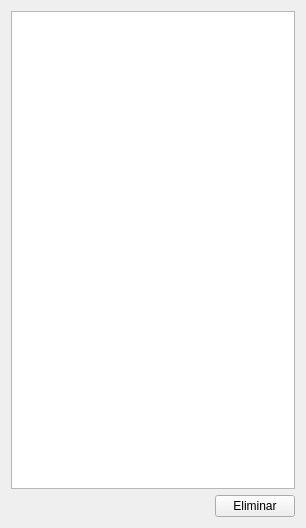
<?xml version="1.0" encoding="UTF-8"?>
<ui version="4.0">
 <class>ExplorarForm</class>
 <widget class="QWidget" name="ExplorarForm">
  <property name="geometry">
   <rect>
    <x>0</x>
    <y>0</y>
    <width>306</width>
    <height>528</height>
   </rect>
  </property>
  <property name="windowTitle">
   <string>Form</string>
  </property>
  <layout class="QVBoxLayout" name="verticalLayout">
   <item>
    <widget class="QListWidget" name="listWidget"/>
   </item>
   <item>
    <layout class="QHBoxLayout" name="horizontalLayout">
     <item>
      <spacer name="horizontalSpacer">
       <property name="orientation">
        <enum>Qt::Horizontal</enum>
       </property>
       <property name="sizeHint" stdset="0">
        <size>
         <width>40</width>
         <height>20</height>
        </size>
       </property>
      </spacer>
     </item>
     <item>
      <widget class="QPushButton" name="EliminarPushButton">
       <property name="text">
        <string>Eliminar</string>
       </property>
      </widget>
     </item>
    </layout>
   </item>
  </layout>
 </widget>
 <resources/>
 <connections/>
</ui>
